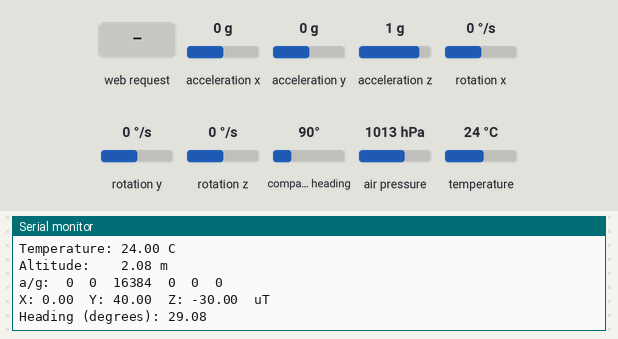
This sketch was run on a simulated ESP8266 (NodeMCU). Shown: the last lines printed to the serial monitor. Inputs (shaded band) come from the test bench; at power-on: acceleration x 0 g, acceleration y 0 g, acceleration z 1 g, rotation x 0 °/s, rotation y 0 °/s, rotation z 0 °/s, compass heading 90°, air pressure 1013 hPa, temperature 24 °C.

Above: at 1.2 s.
1.3 s: HTTP request GET /read received
2.8 s: acceleration x set to -1.4 g
At 3.7 s:
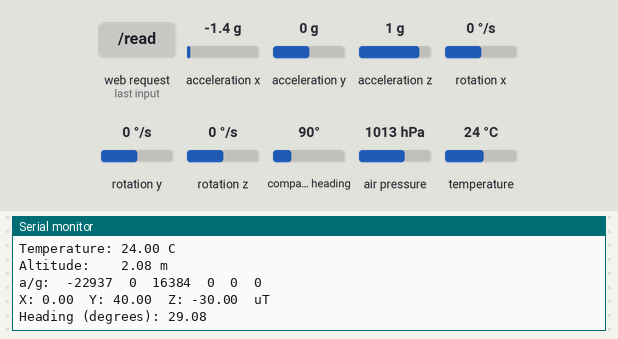
4.3 s: acceleration y set to -1.4 g
At 5.0 s:
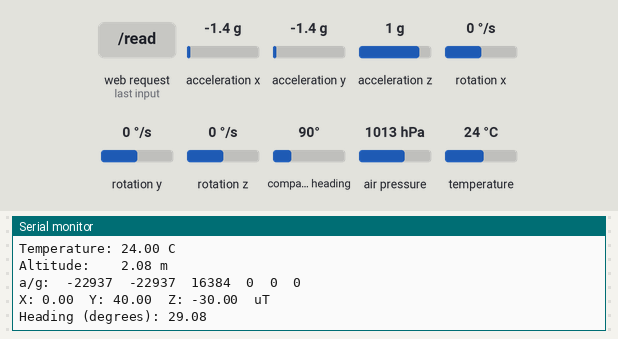
7.6 s: acceleration z set to -1.4 g
At 8.2 s:
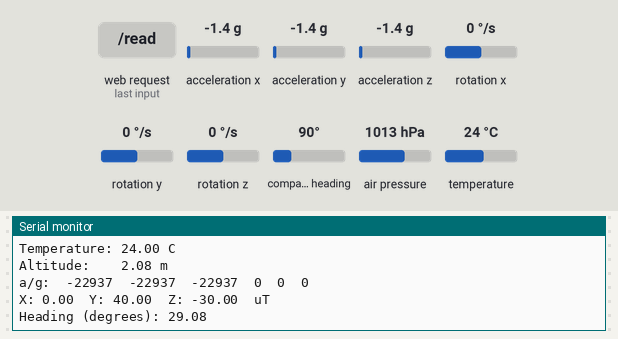
9.1 s: rotation x set to -192 °/s
At 10.1 s:
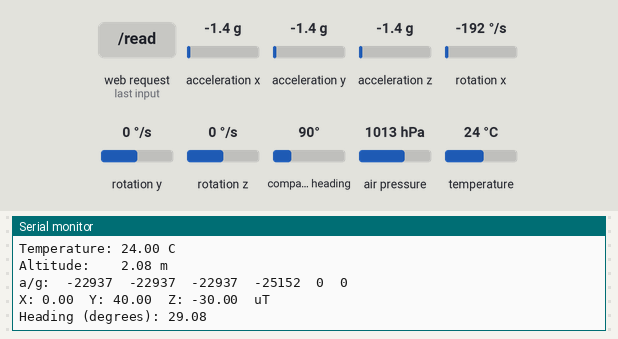
10.6 s: rotation y set to -192 °/s
At 11.3 s:
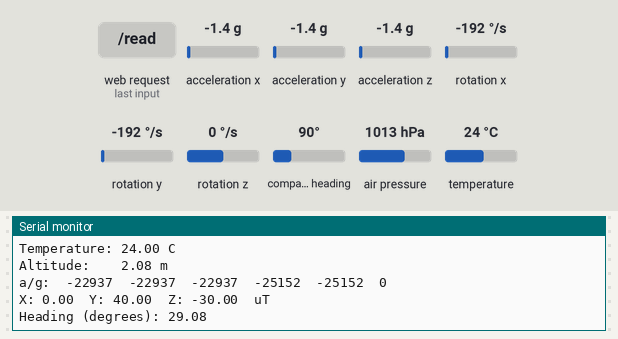

The sketch:

RocketCatFirmware.ino
```cpp
#include <Wire.h>
#include <Adafruit_Sensor.h>
#include <Adafruit_BMP085_U.h>
#include <Adafruit_HMC5883_U.h>
#include "I2Cdev.h"
#include "MPU6050.h"
#include <ESP8266WiFi.h>

Adafruit_BMP085_Unified bmp = Adafruit_BMP085_Unified(10085);

/* Assign a unique ID to this sensor at the same time */
Adafruit_HMC5883_Unified mag = Adafruit_HMC5883_Unified(12345);


// class default I2C address is 0x68
// specific I2C addresses may be passed as a parameter here
// AD0 low = 0x68 (default for InvenSense evaluation board)
// AD0 high = 0x69
MPU6050 accelgyro;
//MPU6050 accelgyro(0x69); // <-- use for AD0 high
// uncomment "OUTPUT_READABLE_ACCELGYRO" if you want to see a tab-separated
// list of the accel X/Y/Z and then gyro X/Y/Z values in decimal. Easy to read,
// not so easy to parse, and slow(er) over UART.
#define OUTPUT_READABLE_ACCELGYRO

// uncomment "OUTPUT_BINARY_ACCELGYRO" to send all 6 axes of data as 16-bit
// binary, one right after the other. This is very fast (as fast as possible
// without compression or data loss), and easy to parse, but impossible to read
// for a human.
//#define OUTPUT_BINARY_ACCELGYRO

int16_t ax, ay, az;
int16_t gx, gy, gz;


//////////////////////
// WiFi Definitions //
//////////////////////
const char WiFiAPPSK[] = "rocketcat";

WiFiServer server(80);

void setup() {

{
  setupWiFi();
  server.begin();
}


  Serial.begin(9600);
  Serial.println("RocketCat Iniciando"); Serial.println("");

  /* Initialise the sensor */
  if(!bmp.begin())
  {
    /* There was a problem detecting the BMP085 ... check your connections */
    Serial.print("Ooops, no BMP085 detected ... Check your wiring or I2C ADDR!");
    while(1);
  }
      // initialize device
    Serial.println("Initializing I2C devices...");
    accelgyro.initialize();

    accelgyro.setI2CMasterModeEnabled(false);
    accelgyro.setI2CBypassEnabled(true) ;
    accelgyro.setSleepEnabled(false);

    // verify connection
    Serial.println("Testing device connections...");
    Serial.println(accelgyro.testConnection() ? "MPU6050 connection successful" : "MPU6050 connection failed");

     /* Initialise the sensor */
  if(!mag.begin())
  {
    /* There was a problem detecting the HMC5883 ... check your connections */
    Serial.println(F("Ooops, no HMC5883 detected ... Check your wiring!"));
    while(1);
  }

}

void loop() {
 /* Get a new sensor event */
  sensors_event_t event;
  bmp.getEvent(&event);

  /* Display the results (barometric pressure is measure in hPa) */
  if (event.pressure)
  {
    /* Display atmospheric pressue in hPa */
    Serial.print("Pressure:    ");
    Serial.print(event.pressure);
    Serial.println(" hPa");

    /* Calculating altitude with reasonable accuracy requires pressure    *
     * sea level pressure for your position at the moment the data is     *
     * converted, as well as the ambient temperature in degress           *
     * celcius.  If you don't have these values, a 'generic' value of     *
     * 1013.25 hPa can be used (defined as SENSORS_PRESSURE_SEALEVELHPA   *
     * in sensors.h), but this isn't ideal and will give variable         *
     * results from one day to the next.                                  *
     *                                                                    *
     * You can usually find the current SLP value by looking at weather   *
     * websites or from environmental information centers near any major  *
     * airport.                                                           *
     *                                                                    *
     * For example, for Paris, France you can check the current mean      *
     * pressure and sea level at: http://bit.ly/16Au8ol                   */

    /* First we get the current temperature from the BMP085 */
    float temperature;
    bmp.getTemperature(&temperature);
    Serial.print("Temperature: ");
    Serial.print(temperature);
    Serial.println(" C");

    /* Then convert the atmospheric pressure, and SLP to altitude         */
    /* Update this next line with the current SLP for better results      */
    float seaLevelPressure = SENSORS_PRESSURE_SEALEVELHPA;
    Serial.print("Altitude:    ");
    Serial.print(bmp.pressureToAltitude(seaLevelPressure,
                                        event.pressure));
    Serial.println(" m");
    Serial.println("");
  }
  else
  {
    Serial.println("Sensor error");
  }

      // read raw accel/gyro measurements from device
    accelgyro.getMotion6(&ax, &ay, &az, &gx, &gy, &gz);

    #ifdef OUTPUT_READABLE_ACCELGYRO
        // display tab-separated accel/gyro x/y/z values
        Serial.print("a/g:\t");
        Serial.print(ax); Serial.print("\t");
        Serial.print(ay); Serial.print("\t");
        Serial.print(az); Serial.print("\t");
        Serial.print(gx); Serial.print("\t");
        Serial.print(gy); Serial.print("\t");
        Serial.println(gz);
    #endif

    #ifdef OUTPUT_BINARY_ACCELGYRO
        Serial.write((uint8_t)(ax >> 8)); Serial.write((uint8_t)(ax & 0xFF));
        Serial.write((uint8_t)(ay >> 8)); Serial.write((uint8_t)(ay & 0xFF));
        Serial.write((uint8_t)(az >> 8)); Serial.write((uint8_t)(az & 0xFF));
        Serial.write((uint8_t)(gx >> 8)); Serial.write((uint8_t)(gx & 0xFF));
        Serial.write((uint8_t)(gy >> 8)); Serial.write((uint8_t)(gy & 0xFF));
        Serial.write((uint8_t)(gz >> 8)); Serial.write((uint8_t)(gz & 0xFF));
    #endif

  mag.getEvent(&event);
     /* Display the results (magnetic vector values are in micro-Tesla (uT)) */
  Serial.print("X: "); Serial.print(event.magnetic.x); Serial.print("  ");
  Serial.print("Y: "); Serial.print(event.magnetic.y); Serial.print("  ");
  Serial.print("Z: "); Serial.print(event.magnetic.z); Serial.print("  ");Serial.println("uT");

  // Hold the module so that Z is pointing 'up' and you can measure the heading with x&y
  // Calculate heading when the magnetometer is level, then correct for signs of axis.
  float heading = atan2(event.magnetic.y, event.magnetic.x);

  // Once you have your heading, you must then add your 'Declination Angle', which is the 'Error' of the magnetic field in your location.
  // Find yours here: http://www.magnetic-declination.com/
  // Mine is: -13* 2' W, which is ~13 Degrees, or (which we need) 0.22 radians
  // If you cannot find your Declination, comment out these two lines, your compass will be slightly off.
  float declinationAngle = +5.22;
  heading += declinationAngle;

  // Correct for when signs are reversed.
  if(heading < 0)
    heading += 2*PI;

  // Check for wrap due to addition of declination.
  if(heading > 2*PI)
    heading -= 2*PI;

  // Convert radians to degrees for readability.
  float headingDegrees = heading * 180/M_PI;

  Serial.print("Heading (degrees): "); Serial.println(headingDegrees);

  delay(500);


//////////////////wificlient////////////
    {
  // Check if a client has connected
  WiFiClient client = server.available();
  if (!client) {
    return;
  }

  // Read the first line of the request
  String req = client.readStringUntil('\r');
  Serial.println(req);
  client.flush();

 // if

  client.flush();

  // Prepare the response. Start with the common header:
  String s = "HTTP/1.1 200 OK\r\n";
  s += "Content-Type: text/html\r\n\r\n";
  s += "<!DOCTYPE HTML>\r\n<html>\r\n";
  s += "<meta http-equiv='refresh' content='0.1' >";
  s += "<meta http-equiv='repeat' content='0.1'>";

  if  (req.indexOf("/read"))
  { // If we're reading pins, print out those values:
    s += "<html>";
    s += "<head>";
    s += "</head>";
    s += "<body>";
    s += "<h1>RocketCat</h1>";
    s += "Pressure, Temperature and Altitude: ";
 bmp.getEvent(&event);
    float temperature;
    bmp.getTemperature(&temperature);
    float seaLevelPressure = SENSORS_PRESSURE_SEALEVELHPA;
    s += "<br>";
    s += "Pressure= ";
    s += (event.pressure);
    s += " hPa";
    s += "<br>";
    s += "Temperature= ";
    s += (temperature);
    s += " &deg C";
    s += "<br>";
    s += "Altitude= ";
    s += (bmp.pressureToAltitude(seaLevelPressure, event.pressure));
    s += " m";
    s += "<br><br>"; // Go to the next line.
    s += "AccelGyroMetter: ";
    accelgyro.getAcceleration(&ax, &ay, &az);
    accelgyro.getRotation(&gx, &gy, &gz);
    s += "<br>";
    s += "Acceleration= ";
    s += "AX= ";
    s += ax;
    s += "&nbsp&nbsp&nbsp";
    s += "AY= ";
    s += ay;
    s += "&nbsp&nbsp&nbsp";
    s += "AZ= ";
    s += az;
    s += "<br>";
    s += "Rotation= ";
    s += "GX= ";
    s += gx;
    s += "&nbsp&nbsp&nbsp";
    s += "GY= ";
    s += gy;
    s += "&nbsp&nbsp&nbsp";
    s += "GZ= ";
    s += gz;
    s += "<br><br><br>";
    s += "MagnetoMetter: ";
    s += "<br>";
    mag.getEvent(&event);
    float heading = atan2(event.magnetic.y, event.magnetic.x);
    float declinationAngle = +5.22;
     heading += declinationAngle;
  // Correct for when signs are reversed.
  if(heading < 0)
    heading += 2*PI;
    // Check for wrap due to addition of declination.
  if(heading > 2*PI)
    heading -= 2*PI;
    // Convert radians to degrees for readability.
    float headingDegrees = heading * 180/M_PI;
    s += "X= ";
    s += event.magnetic.x;
    s += "&deg";
    s += "&nbsp&nbsp&nbsp";
    s += "Y= ";
    s += event.magnetic.y;
    s += "&deg";
    s += "&nbsp&nbsp&nbsp";
    s += "Z= ";
    s += event.magnetic.z;
    s += "&deg";
    s += "<br>";
    s += "Heading= ";
    s += headingDegrees;
    s += "&deg";
    s += "<br>";
    s += "<html>";
  }
  else
  {
    s += "Invalid Request.<br> Try /read.";
  }
  s += "</html>\n";

  // Send the response to the client
  client.print(s);
  delay(1);
  Serial.println("Client disonnected");

  // The client will actually be disconnected
  // when the function returns and 'client' object is detroyed
}
}
void setupWiFi()
{
  WiFi.mode(WIFI_AP);

  // Do a little work to get a unique-ish name. Append the
  // last two bytes of the MAC (HEX'd) to "Thing-":
  uint8_t mac[WL_MAC_ADDR_LENGTH];
  WiFi.softAPmacAddress(mac);
  String macID = String(mac[WL_MAC_ADDR_LENGTH - 2], HEX) +
                 String(mac[WL_MAC_ADDR_LENGTH - 1], HEX);
  macID.toUpperCase();
  String AP_NameString = "Rocket Cat " + macID;

  char AP_NameChar[AP_NameString.length() + 1];
  memset(AP_NameChar, 0, AP_NameString.length() + 1);

  for (int i=0; i<AP_NameString.length(); i++)
    AP_NameChar[i] = AP_NameString.charAt(i);

  WiFi.softAP(AP_NameChar, WiFiAPPSK);
}
```

Measured:
- after the input at 2.8 s, the serial monitor: prints a new line after 0.46 s (image 1)
- after the input at 4.3 s, the serial monitor: prints a new line after 0.20 s (image 2)
- after the input at 7.6 s, the serial monitor: prints a new line after 0.05 s (image 3)
- after the input at 9.1 s, the serial monitor: prints a new line after 0.44 s (image 4)
- after the input at 10.6 s, the serial monitor: prints a new line after 0.21 s (image 5)
